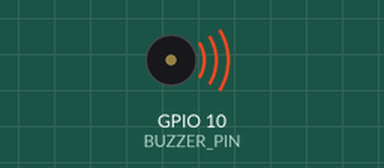
A sketch run on a simulated Seeed XIAO ESP32-C3. Parts: buzzer (waves = sounding).

Above: at 1.55 s.
Timing chart, 0 to 14.1 s (numbered marks = the images above):
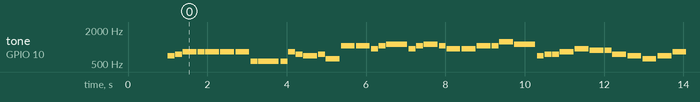

The sketch:

3.shiningstar_esp32c3_buzzer_midi_based.ino
```cpp
// XIAO ESP32C3 + パッシブブザー
// MIDI基準の修正版
// 参照: [hev]シャイニングスター_short_black.mid の主旋律候補トラック後半を使用
//
// 対象フレーズ:
// 「シャイニングスター綴れば 夢に眠る幻が 掌に降り注ぐ 新たな世界へ」
//
// 重要:
// - 以前の仮推定ではなく、今回はユーザー提供MIDIのノート番号をそのまま使用しています。
// - デフォルトは MIDI 通りの音程です。
// - ブザーで高すぎると感じる場合のみ TRANSPOSE_SEMITONES = -12 にしてください。

#ifndef D10
#define D10 10
#endif

#include <math.h>

const int BUZZER_PIN = D10;
const float BPM = 158.000764f;
const float GAP_RATIO = 0.08f;
const int REPEAT_WAIT_MS = 3000;

// 0 = MIDI通り, -12 = 1オクターブ下
const int TRANSPOSE_SEMITONES = 0;

// MIDIノート番号。
// 抽出区間は主旋律候補トラックの後半フレーズで、音価もMIDIに合わせています。
const int melodyMidi[] = {
  77, 78, 80, 80, 80, 80, 80, 73, 73, 73, 80, 78,
  77, 78, 75, 84, 84, 82, 84, 85, 82, 84, 85, 84,
  82, 82, 84, 84, 87, 85, 77, 78, 78, 80, 82, 81,
  81, 78, 77, 75, 77, 80, 85, 82, 85, 84, 84, 85
};

// 1.0 = 4分音符, 0.5 = 8分音符
const float noteBeats[] = {
  0.5, 0.5, 1.0, 0.5, 1.0, 1.0, 1.0, 0.5, 1.5, 0.5, 0.5, 0.5,
  1.0, 0.5, 1.0, 1.0, 1.0, 0.5, 0.5, 1.5, 0.5, 0.5, 1.0, 0.5,
  1.0, 1.0, 1.0, 0.5, 1.0, 1.5, 0.5, 0.5, 0.5, 1.0, 1.0, 1.0,
  0.5, 1.0, 1.0, 1.0, 1.0, 1.0, 1.0, 1.0, 2.0, 1.0, 0.5, 5.0
};

static_assert(sizeof(melodyMidi) / sizeof(melodyMidi[0]) == sizeof(noteBeats) / sizeof(noteBeats[0]),
              "melodyMidi と noteBeats の要素数が一致していません");

int beatToMs(float beats) {
  const float quarterMs = 60000.0f / BPM;
  return (int)(quarterMs * beats + 0.5f);
}

int midiToFreq(int midiNote) {
  int shifted = midiNote + TRANSPOSE_SEMITONES;
  float freq = 440.0f * powf(2.0f, (shifted - 69) / 12.0f);
  return (int)(freq + 0.5f);
}

void playNoteMidi(int midiNote, float beats) {
  int fullLength = beatToMs(beats);
  int soundLength = (int)(fullLength * (1.0f - GAP_RATIO));
  int gapLength = fullLength - soundLength;

  if (midiNote > 0) {
    int freq = midiToFreq(midiNote);
    tone(BUZZER_PIN, freq, soundLength);
    delay(soundLength);
    noTone(BUZZER_PIN);
  } else {
    delay(soundLength);
  }

  delay(gapLength);
}

void playMelody() {
  const size_t count = sizeof(melodyMidi) / sizeof(melodyMidi[0]);
  for (size_t i = 0; i < count; ++i) {
    playNoteMidi(melodyMidi[i], noteBeats[i]);
  }
}

void setup() {
  pinMode(BUZZER_PIN, OUTPUT);
  noTone(BUZZER_PIN);
  delay(1000);
}

void loop() {
  playMelody();
  noTone(BUZZER_PIN);
  delay(REPEAT_WAIT_MS);
}
```

Measured:
- by itself, tone on GPIO 10 (BUZZER_PIN): plays 698 Hz for 0.17 s, 740 Hz for 0.17 s, 831 Hz for 0.35 s, 831 Hz for 0.17 s, 831 Hz for 0.35 s, 831 Hz for 0.35 s … (317 notes in this stretch)
